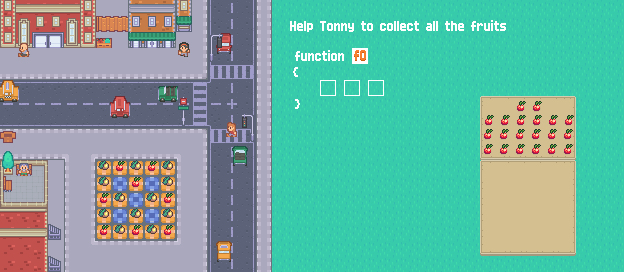

This game map was drawn from its Tiled (.tmx) file and the tilesets committed beside it. A one-line description and the trimmed map source follow:
An orthogonal 39x17 tile map with 16x16 px tiles, 53 tile layers (info, background, path, houses, ...), 2 hidden layers not drawn, 3 tilesets and 53 objects (grass1, grass2, grass3, grass4, blueTile1, ...).

<map version="1.2" tiledversion="2020.01.22" orientation="orthogonal" renderorder="right-down" compressionlevel="-1" width="39" height="17" tilewidth="16" tileheight="16" infinite="0" nextlayerid="87" nextobjectid="76">
 <editorsettings>
  <export target="6.lua" format="lua" />
 </editorsettings>
 <tileset firstgid="1" name="functionsTextTiles" tilewidth="16" tileheight="16" tilecount="900" columns="30">
  <image source="../graphics/functionsTextTiles.png" width="480" height="480" />
 </tileset>
 <tileset firstgid="901" name="test" tilewidth="16" tileheight="16" tilecount="486" columns="27">
  <image source="../tileset/Tilemap/test.png" width="432" height="288" />
 </tileset>
 <tileset firstgid="1387" name="UIpackSheet_transparent" tilewidth="16" tileheight="16" spacing="2" tilecount="990" columns="30">
  <image source="../tileset/Tilemap/UIpackSheet_transparent.png" width="538" height="592" />
 </tileset>
 <layer id="14" name="info" width="39" height="17">
  <properties>
   <property name="F0" type="int" value="3" />
   <property name="F1" type="int" value="0" />
   <property name="blueTile" type="bool" value="true" />
   <property name="door" type="bool" value="false" />
   <property name="face" value="right" />
   <property name="fruit" type="bool" value="true" />
   <property name="fruitsTotal" type="int" value="20" />
   <property name="grass" type="bool" value="true" />
   <property name="greyTile" type="bool" value="false" />
   <property name="numFunc" type="int" value="1" />
   <property name="totalSize" type="int" value="3" />
   <property name="yellowTile" type="bool" value="true" />
  </properties>
  <data>[663 cells, 0 non-empty, 0 distinct tile ids]</data>
 </layer>
 <layer id="1" name="background" width="39" height="17">
  <data>[663 cells, 656 non-empty, 12 distinct tile ids]</data>
 </layer>
 <layer id="3" name="path" width="39" height="17">
  <data>[663 cells, 25 non-empty, 2 distinct tile ids]</data>
 </layer>
 <layer id="8" name="houses" width="39" height="17">
  <data>[663 cells, 54 non-empty, 33 distinct tile ids]</data>
 </layer>
 <layer id="4" name="fruits" width="39" height="17" visible="0" offsetx="16.3333" offsety="-3.16667">
  <data>[663 cells, 20 non-empty, 2 distinct tile ids]</data>
 </layer>
 <layer id="7" name="streets" width="39" height="17">
  <data>[663 cells, 90 non-empty, 15 distinct tile ids]</data>
 </layer>
 <layer id="11" name="cars" width="39" height="17" offsetx="-8.5" offsety="6">
  <data>[663 cells, 16 non-empty, 16 distinct tile ids]</data>
 </layer>
 <layer id="9" name="details" width="39" height="17">
  <data>[663 cells, 30 non-empty, 18 distinct tile ids]</data>
 </layer>
 <layer id="10" name="details2" width="39" height="17">
  <data>[663 cells, 26 non-empty, 9 distinct tile ids]</data>
 </layer>
 <layer id="12" name="people" width="39" height="17" offsetx="0.5" offsety="-7">
  <data>[663 cells, 3 non-empty, 3 distinct tile ids]</data>
 </layer>
 <layer id="6" name="player" width="39" height="17" visible="0" offsetx="0" offsety="-7">
  <data>[663 cells, 1 non-empty, 1 distinct tile ids]</data>
 </layer>
 <layer id="16" name="buttons" width="39" height="17">
  <data>[663 cells, 60 non-empty, 48 distinct tile ids]</data>
 </layer>
 <layer id="39" name="fruit1" width="39" height="17" offsetx="0.5625" offsety="-2.625">
  <data>[663 cells, 1 non-empty, 1 distinct tile ids]</data>
 </layer>
 <layer id="40" name="fruit2" width="39" height="17" offsetx="0.5625" offsety="-2.625">
  <data>[663 cells, 1 non-empty, 1 distinct tile ids]</data>
 </layer>
 <layer id="41" name="fruit3" width="39" height="17" offsetx="0.5625" offsety="-2.625">
  <data>[663 cells, 1 non-empty, 1 distinct tile ids]</data>
 </layer>
 <layer id="42" name="fruit4" width="39" height="17" offsetx="0.5625" offsety="-2.625">
  <data>[663 cells, 1 non-empty, 1 distinct tile ids]</data>
 </layer>
 <layer id="43" name="fruit5" width="39" height="17" offsetx="0.5625" offsety="-2.625">
  <data>[663 cells, 1 non-empty, 1 distinct tile ids]</data>
 </layer>
 <layer id="44" name="fruit6" width="39" height="17" offsetx="0.5625" offsety="-2.625">
  <data>[663 cells, 1 non-empty, 1 distinct tile ids]</data>
 </layer>
 <layer id="45" name="fruit7" width="39" height="17" offsetx="0.5625" offsety="-2.625">
  <data>[663 cells, 1 non-empty, 1 distinct tile ids]</data>
 </layer>
 <layer id="46" name="fruit8" width="39" height="17" offsetx="0.5625" offsety="-2.625">
  <data>[663 cells, 1 non-empty, 1 distinct tile ids]</data>
 </layer>
 <layer id="47" name="fruit9" width="39" height="17" offsetx="0.5625" offsety="-2.625">
  <data>[663 cells, 1 non-empty, 1 distinct tile ids]</data>
 </layer>
 <layer id="48" name="fruit10" width="39" height="17" offsetx="0.5625" offsety="-2.625">
  <data>[663 cells, 1 non-empty, 1 distinct tile ids]</data>
 </layer>
 <layer id="49" name="fruit11" width="39" height="17" offsetx="0.5625" offsety="-2.625">
  <data>[663 cells, 1 non-empty, 1 distinct tile ids]</data>
 </layer>
 <layer id="50" name="fruit12" width="39" height="17" offsetx="0.5625" offsety="-2.625">
  <data>[663 cells, 1 non-empty, 1 distinct tile ids]</data>
 </layer>
 <layer id="51" name="fruit13" width="39" height="17" offsetx="0.5625" offsety="-2.625">
  <data>[663 cells, 1 non-empty, 1 distinct tile ids]</data>
 </layer>
 <layer id="52" name="fruit14" width="39" height="17" offsetx="0.5625" offsety="-2.625">
  <data>[663 cells, 1 non-empty, 1 distinct tile ids]</data>
 </layer>
 <layer id="53" name="fruit15" width="39" height="17" offsetx="0.5625" offsety="-2.625">
  <data>[663 cells, 1 non-empty, 1 distinct tile ids]</data>
 </layer>
 <layer id="54" name="fruit16" width="39" height="17" offsetx="0.5625" offsety="-2.625">
  <data>[663 cells, 1 non-empty, 1 distinct tile ids]</data>
 </layer>
 <layer id="55" name="fruit17" width="39" height="17" offsetx="0.5625" offsety="-2.625">
  <data>[663 cells, 1 non-empty, 1 distinct tile ids]</data>
 </layer>
 <layer id="56" name="fruit18" width="39" height="17" offsetx="0.5625" offsety="-2.625">
  <data>[663 cells, 1 non-empty, 1 distinct tile ids]</data>
 </layer>
 <layer id="57" name="fruit19" width="39" height="17" offsetx="0.5625" offsety="-2.625">
  <data>[663 cells, 1 non-empty, 1 distinct tile ids]</data>
 </layer>
 <layer id="58" name="fruit20" width="39" height="17" offsetx="0.5625" offsety="-2.625">
  <data>[663 cells, 1 non-empty, 1 distinct tile ids]</data>
 </layer>
 <layer id="59" name="apple1" width="39" height="17" offsetx="-0.5" offsety="-3.25">
  <data>[663 cells, 1 non-empty, 1 distinct tile ids]</data>
 </layer>
 <layer id="60" name="apple2" width="39" height="17" offsetx="-0.5" offsety="-3.25">
  <data>[663 cells, 1 non-empty, 1 distinct tile ids]</data>
 </layer>
 <layer id="61" name="apple3" width="39" height="17" offsetx="-0.5" offsety="-3.25">
  <data>[663 cells, 1 non-empty, 1 distinct tile ids]</data>
 </layer>
 <layer id="62" name="apple4" width="39" height="17" offsetx="-0.5" offsety="-3.25">
  <data>[663 cells, 1 non-empty, 1 distinct tile ids]</data>
 </layer>
 <layer id="63" name="apple5" width="39" height="17" offsetx="-0.5" offsety="-3.25">
  <data>[663 cells, 1 non-empty, 1 distinct tile ids]</data>
 </layer>
 <layer id="64" name="apple6" width="39" height="17" offsetx="-0.5" offsety="-3.25">
  <data>[663 cells, 1 non-empty, 1 distinct tile ids]</data>
 </layer>
 <layer id="65" name="apple7" width="39" height="17" offsetx="0.75" offsety="-2">
  <data>[663 cells, 1 non-empty, 1 distinct tile ids]</data>
 </layer>
 <layer id="66" name="apple8" width="39" height="17" offsetx="0.75" offsety="-2">
  <data>[663 cells, 1 non-empty, 1 distinct tile ids]</data>
 </layer>
 <layer id="67" name="apple9" width="39" height="17" offsetx="0.75" offsety="-2">
  <data>[663 cells, 1 non-empty, 1 distinct tile ids]</data>
 </layer>
 <layer id="68" name="apple10" width="39" height="17" offsetx="0.75" offsety="-2">
  <data>[663 cells, 1 non-empty, 1 distinct tile ids]</data>
 </layer>
 <layer id="69" name="apple11" width="39" height="17" offsetx="0.75" offsety="-2">
  <data>[663 cells, 1 non-empty, 1 distinct tile ids]</data>
 </layer>
 <layer id="70" name="apple12" width="39" height="17" offsetx="0.75" offsety="-2">
  <data>[663 cells, 1 non-empty, 1 distinct tile ids]</data>
 </layer>
 <layer id="71" name="apple13" width="39" height="17" offsetx="1" offsety="0">
  <data>[663 cells, 1 non-empty, 1 distinct tile ids]</data>
 </layer>
 <layer id="72" name="apple14" width="39" height="17" offsetx="1" offsety="0">
  <data>[663 cells, 1 non-empty, 1 distinct tile ids]</data>
 </layer>
 <layer id="73" name="apple15" width="39" height="17" offsetx="1" offsety="0">
  <data>[663 cells, 1 non-empty, 1 distinct tile ids]</data>
 </layer>
 <layer id="74" name="apple16" width="39" height="17" offsetx="1" offsety="0">
  <data>[663 cells, 1 non-empty, 1 distinct tile ids]</data>
 </layer>
 <layer id="83" name="buttonsSecondRow" width="39" height="17">
  <properties>
   <property name="blue" value="blueTile" />
   <property name="yellow" value="yellowTile" />
  </properties>
  <data>[663 cells, 0 non-empty, 0 distinct tile ids]</data>
 </layer>
 <layer id="84" name="buttonsThirdRow" width="39" height="17">
  <data>[663 cells, 0 non-empty, 0 distinct tile ids]</data>
 </layer>
 <layer id="75" name="apple17" width="39" height="17" offsetx="1" offsety="0">
  <data>[663 cells, 1 non-empty, 1 distinct tile ids]</data>
 </layer>
 <layer id="76" name="apple18" width="39" height="17" offsetx="1" offsety="0">
  <data>[663 cells, 1 non-empty, 1 distinct tile ids]</data>
 </layer>
 <layer id="77" name="apple19" width="39" height="17" offsetx="1.5" offsety="2.25">
  <data>[663 cells, 1 non-empty, 1 distinct tile ids]</data>
 </layer>
 <layer id="78" name="apple20" width="39" height="17" offsetx="1.5" offsety="2.25">
  <data>[663 cells, 1 non-empty, 1 distinct tile ids]</data>
 </layer>
 <layer id="79" name="text" width="39" height="17">
  <data>[663 cells, 27 non-empty, 26 distinct tile ids]</data>
 </layer>
 <objectgroup id="81" name="grass" visible="0">
  <properties>
   <property name="numObjects" type="int" value="4" />
  </properties>
  <object id="31" name="grass1" x="0" y="248.75" width="304" height="23.25" />
  <object id="33" name="grass2" x="0" y="0" width="86.1667" height="272" />
  <object id="34" name="grass3" x="4.66667" y="1" width="304" height="150.75" />
  <object id="35" name="grass4" x="183.667" y="0" width="120.333" height="272" />
 </objectgroup>
 <objectgroup id="82" name="blueTile" visible="0">
  <properties>
   <property name="numObjects" type="int" value="5" />
  </properties>
  <object id="36" name="blueTile1" x="120.125" y="183" width="0.25" height="0.25" />
  <object id="38" name="blueTile2" x="151.636" y="182.727" width="0.363636" height="0.363636" />
  <object id="39" name="blueTile3" x="135.909" y="199.091" width="0.363636" height="0.3" />
  <object id="40" name="blueTile4" x="119.455" y="215.455" width="0.272727" height="0.0909091" />
  <object id="41" name="blueTile5" x="152.182" y="215.182" width="0.181818" height="0.363636" />
 </objectgroup>
 <objectgroup id="13" name="player" visible="0">
  <object id="42" name="player" x="128" y="192" width="16" height="16" />
 </objectgroup>
 <objectgroup id="17" name="fruit" visible="0">
  <properties>
   <property name="numObjects" type="int" value="20" />
  </properties>
  <object id="2" name="fruit1" x="103.091" y="231.636" width="0.3" height="0.3" />
  <object id="3" name="fruit2" x="119.818" y="231.818" width="0.3" height="0.3" />
  <object id="4" name="fruit3" x="135.818" y="231.374" width="0.3" height="0.3" />
  <object id="5" name="fruit4" x="151.636" y="231.455" width="0.3" height="0.3" />
  <object id="7" name="fruit5" x="167.818" y="230.727" width="0.3" height="0.3" />
  <object id="8" name="fruit6" x="167.636" y="215.818" width="0.3" height="0.3" />
  <object id="9" name="fruit7" x="136" y="215.636" width="0.3" height="0.3" />
  <object id="10" name="fruit8" x="104.182" y="215.273" width="0.3" height="0.3" />
  <object id="11" name="fruit9" x="103.818" y="199.455" width="0.545455" height="0.363636" />
  <object id="12" name="fruit10" x="119.818" y="199.273" width="0.27" height="0.3" />
  <object id="13" name="fruit11" x="151.455" y="198.909" width="0.3" height="0.3" />
  <object id="14" name="fruit12" x="167.818" y="199.455" width="0.3" height="0.3" />
  <object id="15" name="fruit13" x="168" y="183.818" width="0.181818" height="0.181818" />
  <object id="16" name="fruit14" x="135.455" y="183.273" width="0.545455" height="0.26087" />
  <object id="18" name="fruit15" x="103.818" y="183.091" width="0.363636" height="0.545455" />
  <object id="19" name="fruit16" x="103.818" y="167.091" width="0.3" height="0.3" />
  <object id="20" name="fruit17" x="119.636" y="167.091" width="0.545455" height="0.363636" />
  <object id="22" name="fruit18" x="135.455" y="167.091" width="0.181818" height="0.181818" />
  <object id="24" name="fruit19" x="151.455" y="167.091" width="0.363636" height="0.181818" />
  <object id="25" name="fruit20" x="168" y="167.091" width="0.363636" height="0.545455" />
 </objectgroup>
 <objectgroup id="85" name="yellowTile" visible="0">
  <properties>
   <property name="numObjects" type="int" value="20" />
  </properties>
  <object id="43" name="yellowTile1" x="103.455" y="231.636" width="0.3" height="0.3" />
  <object id="44" name="yellowTile2" x="119.636" y="231.455" width="0.3" height="0.3" />
  <object id="47" name="yellowTile3" x="135.909" y="231.909" width="0.3" height="0.3" />
  <object id="48" name="yellowTile4" x="153" y="231.455" width="0.3" height="0.3" />
  <object id="49" name="yellowTile5" x="167.818" y="231.273" width="0.3" height="0.3" />
  <object id="50" name="yellowTile6" x="103.636" y="215.273" width="0.3" height="0.3" />
  <object id="51" name="yellowTile7" x="135.455" y="215.455" width="0.3" height="0.3" />
  <object id="52" name="yellowTile8" x="170.545" y="215.455" width="0.3" height="0.3" />
  <object id="54" name="yellowTile9" x="103.091" y="198.727" width="0.3" height="0.3" />
  <object id="55" name="yellowTile10" x="120" y="198.727" width="0.3" height="0.3" />
  <object id="61" name="yellowTile11" x="151.818" y="198.727" width="0.3" height="0.3" />
  <object id="62" name="yellowTile20" x="168.727" y="166.182" width="0.3" height="0.3" />
  <object id="63" name="yellowTile12" x="168.182" y="199.636" width="0.3" height="0.3" />
  <object id="64" name="yellowTile13" x="104.545" y="183.273" width="0.3" height="0.3" />
  <object id="65" name="yellowTile14" x="136" y="183.455" width="0.3" height="0.3" />
  <object id="70" name="yellowTile15" x="169.455" y="183.455" width="0.3" height="0.3" />
  <object id="71" name="yellowTile16" x="105.455" y="166.364" width="0.3" height="0.3" />
  <object id="72" name="yellowTile17" x="118.909" y="167.455" width="0.3" height="0.3" />
  <object id="73" name="yellowTile18" x="136.727" y="167.273" width="0.3" height="0.3" />
  <object id="75" name="yellowTile19" x="152" y="166.909" width="0.3" height="0.3" />
 </objectgroup>
 <objectgroup id="80" name="answer" visible="0">
  <properties>
   <property name="numObjects" type="int" value="3" />
  </properties>
  <object id="27" name="answer1" x="320" y="80" width="16" height="16" />
  <object id="28" name="answer2" x="344.063" y="79.9375" width="16" height="16" />
  <object id="29" name="answer3" x="367.989" y="80.0056" width="16" height="16" />
 </objectgroup>
</map>
